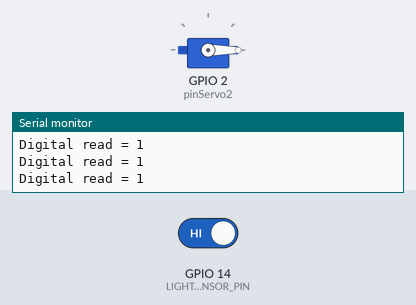
Simulated run of this sketch. Board: ESP32. On the bench: servo, the last lines printed to the serial monitor. Inputs (shaded band) come from the test bench; at power-on: GPIO 14 (LIGHT_SENSOR_PIN) HIGH.

Above: at 1.2 s.
1.3 s: GPIO 14 (LIGHT_SENSOR_PIN) driven LOW
At 1.6 s:
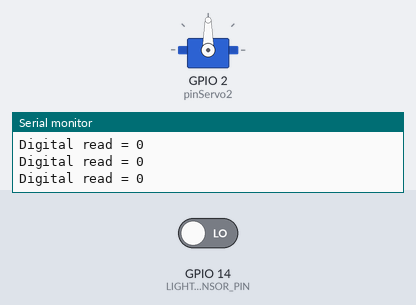
2.8 s: GPIO 14 (LIGHT_SENSOR_PIN) driven HIGH
At 3.7 s:
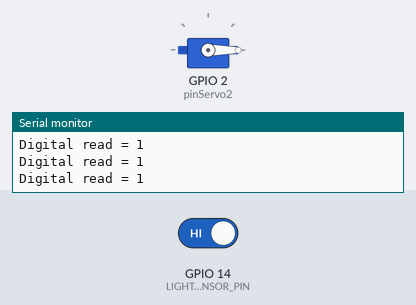
Timing chart, 0 to 5.8 s (numbered marks = the images above; inputs shaded):
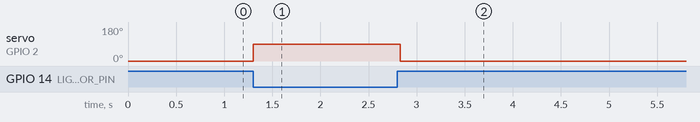

The sketch:

servo_resistencia.ino
```cpp
//Agregamos las libreriras del servo
#include <ESP32Servo.h>
//Instanciamos nuestro servo
//Servo servo1;
#define LIGHT_SENSOR_PIN 14
Servo servo2;
//int pinServo1=2;
int pinServo2 =2;
void setup()
{
  Serial.begin(9600);
  //Inicializamos la posicion del servo
  //servo1.attach(pinServo1, 500, 2500);
  servo2.attach(pinServo2);
}
//Inicializamos la posicion (en grados) del servo
int pos = 0;

void loop() {

  int analogValue = digitalRead(LIGHT_SENSOR_PIN);

  Serial.println("Digital read = "+ String(analogValue));


  if (analogValue == 0) {

     servo2.write(90);

  } else {

     servo2.write(0);
     delay(100);
   }
  };
```

Measured:
- after the input at 1.3 s, servo on GPIO 2 (pinServo2): 0° → 90° at once
- after the input at 2.8 s, servo on GPIO 2 (pinServo2): 90° → 0° at once
